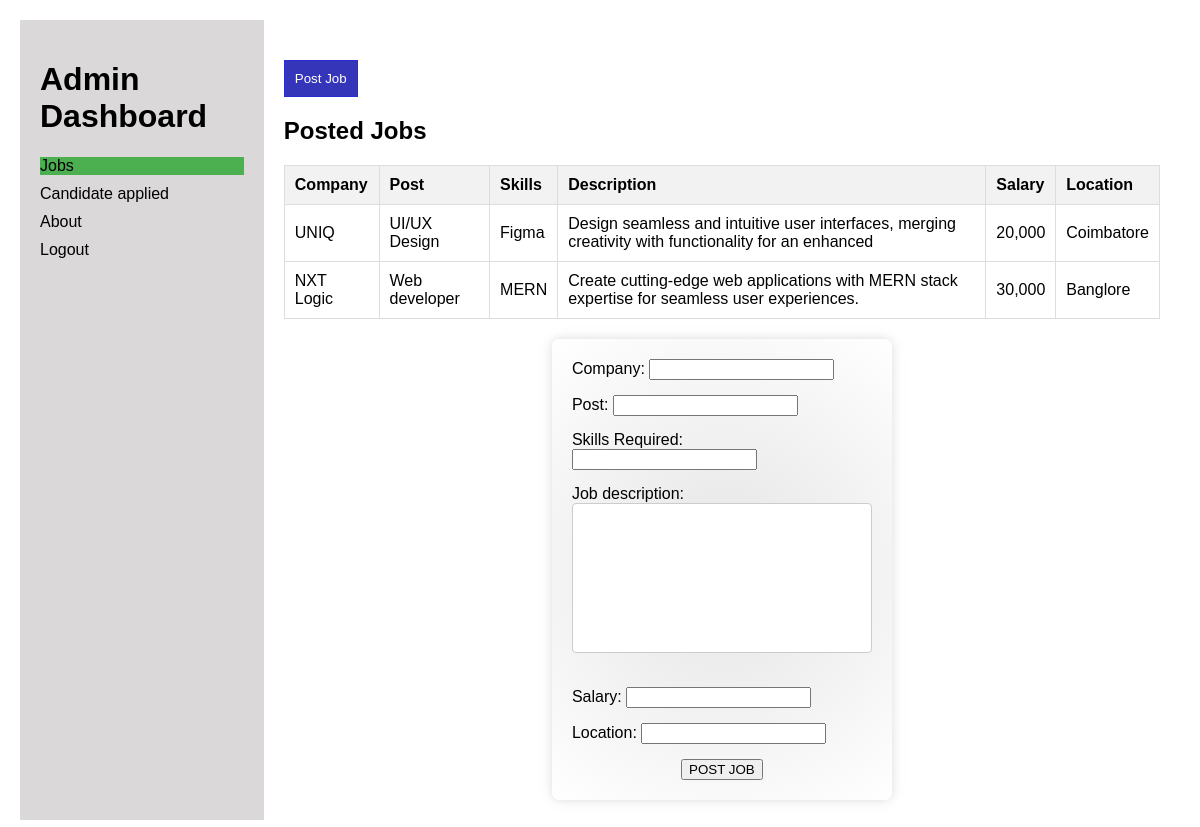
Page /html/admin/admindash.php on the committed database.
### tables this page shows
CREATE TABLE `job` (
  `comapany` varchar(20) DEFAULT NULL,
  `postname` varchar(19) DEFAULT NULL,
  `skills` varchar(20) DEFAULT NULL,
  `descriptjob` varchar(100) DEFAULT NULL,
  `salary` varchar(14) DEFAULT NULL,
  `location` varchar(20) DEFAULT NULL
);

### html/admin/admindash.php (the view, shortened to what this page needs)
<!DOCTYPE html>
<html lang="en">
<head>
  <link rel="stylesheet" type="text/css" href="../../css/admindash.css">
</head>
<body>
  <div class="left-nav">
    <h1>Admin Dashboard</h1>
    <div class="nav-item" id="jobsItem"><a href="#">Jobs</a></div>
    <div class="nav-item" id="candidateItem"><a href="../../php/candidate.php">Candidate applied</a></div>
    <div class="nav-item" id="aboutItem"><a href="about.html">About</a></div>
    <div class="nav-item" id="aboutItem"><a href="../../index.html">  Logout</a></div>
  </div>
  <div class="content">
<div class="posted-jobs">
<button class="post-job-button" onclick="toggleJobForm()">Post Job</button>
      <h2>Posted Jobs</h2>
      <div id="tableformat">
      <?php
        include 'connection.php';
        $result = $conn->query("SELECT * FROM job");
        if ($result->num_rows > 0) {
          echo "<table border='1'>";
          echo "<tr><th>Company</th><th>Post</th><th>Skills</th><th>Description</th><th>Salary</th><th>Location</th></tr>";
          while ($row = $result->fetch_assoc()) {
            echo "<tr>";
            echo "<td>" . $row["comapany"] . "</td>";
            echo "<td>" . $row["postname"] . "</td>";
            echo "<td>" . $row["skills"] . "</td>";
            echo "<td>" . $row["descriptjob"] . "</td>";
            echo "<td>" . $row["salary"] . "</td>";
            echo "<td>" . $row["location"] . "</td>";
            echo "</tr>";
          }
          echo "</table>";
        } else {
          echo "No jobs posted yet.";
        }
      ?>
    </div>
      </div>
    <div class="job-form" id="jobForm" >
        <form action="admin.php" method="POST">
          <div class="form-field">
            <label for="comapany">Company:</label>
            <input type="text" id="comapany" name="comapany"required>
          </div>
          <div class="form-field">
            <label for="postname">Post:</label>
            <input type="text" id="postname" name="postname"required>
          </div>
          <div class="form-field">
            <label for="skills">Skills Required:</label>
            <input type="text" id="skills" name="skills">
          </div>
          <div class="form-field">
            <label for="descriptjob">Job description:</label>
            <textarea id="descriptjob" name="descriptjob"></textarea>
          </div>
          <div class="form-field">
            <label for="salary">Salary:</label>
            <input type="text" id="salary" name="salary">
          </div>
          <div class="form-field">
            <label for="location">Location:</label>
            <input type="text" id="location" name="location">
          </div>
          <input type="submit" value="POST JOB" onClick="mess()">
        </form>
      </div>
</div>
</body>
</html>

### css/admindash.css (style rules this page uses)
body { margin: 0; font-family: Arial, sans-serif; display: flex; padding: 20px; }
.left-nav { width: auto; height: 100vh; background-color: #dad8d8; color: black; padding: 20px; box-sizing: border-box; display: flex; flex-direction: column; font-family: 'Franklin Gothic Medium', 'Arial Narrow', Arial, sans-serif; }
.nav-item { margin-bottom: 10px; cursor: pointer; font: 20px; }
.content { flex-grow: 1; padding: 20px; }
.nav-item.active { background-color: #4CAF50; color: white; }
a { text-decoration: none; color: black; }
#jobForm { display: flex; flex-direction: column; align-items: center; width: 300px; padding: 20px; border-radius: 8px; background-color: #fff; box-shadow: 0 0 10px rgba(0, 0, 0, 0.1), 0 0 20px rgba(0, 0, 0, 0.05); margin: 20px auto; background: radial-gradient(circle, #e4e4e4 0%, #fff 100%); }
#jobForm form { display: flex; flex-direction: column; align-items: center; width: 100%; }
#jobForm .form-field { width: 100%; margin-bottom: 15px; }
#jobForm textarea { width: 100%; padding: 10px; box-sizing: border-box; border: 1px solid #ccc; border-radius: 4px; margin-bottom: 15px; }
button { background-color:rgb(53 53 185) ; color:white; border: 1px solid rgb(43, 43, 213); padding: 10px; cursor: pointer; }
textarea { width: 300px; height: 150px; padding: 10px; box-sizing: border-box; border: 1px solid #ccc; border-radius: 4px; font-size: 16px; resize: none; }
.posted-jobs { margin-top: 20px; }
table { width: 100%; border-collapse: collapse; margin-top: 10px; }
th, td { padding: 10px; text-align: left; border: 1px solid #ddd; gap: 5px; }
th { background-color: #f2f2f2; }

### rows in the picture
job: comapany "UNIQ", postname "UI/UX Design", skills "Figma", descriptjob "Design seamless and intuitive user interfaces, merging creativity with functionality for an enhanced", salary "20,000", location "Coimbatore"
job: comapany "NXT Logic", postname "Web developer", skills "MERN", descriptjob "Create cutting-edge web applications with MERN stack expertise for seamless user experiences.", salary "30,000", location "Banglore"
